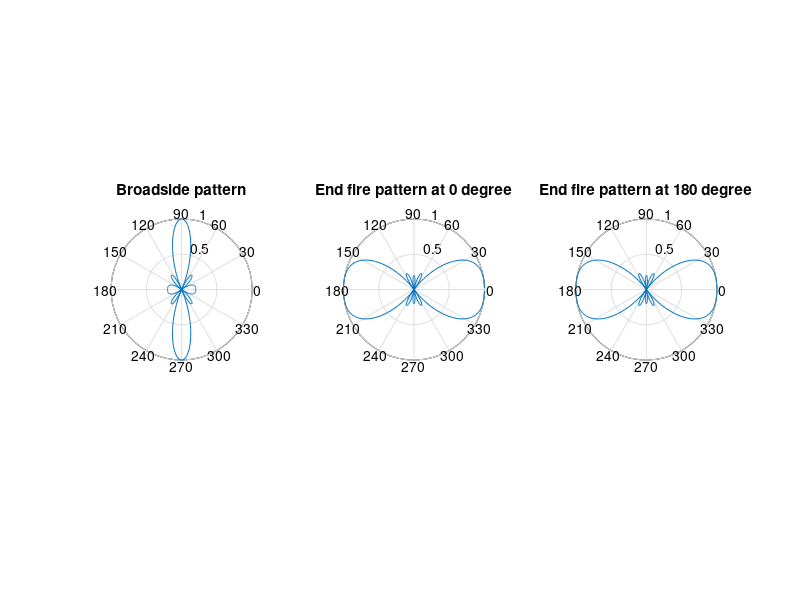

The MATLAB source for this figure:
clc
clear all;
close all;
N=input('Enter value of N : ');

theta=0:(pi/180):2*pi;

beta=0;
k=2*pi;
d=0.5;
psi=(k*d*cos(theta)+beta);
af=(sin(N*(psi/2))./(N*sin(psi/2)));
figure(1);
subplot(1,3,1);
polar(theta,af);
title('Broadside pattern')

k=2*pi;
d=0.5;
beta=-k*d;
psi=(k*d*cos(theta)+beta);
af=(sin(N*(psi/2))./(N*sin(psi/2)));
figure(1);
subplot(1,3,2);
polar(theta,af);
title('End fire pattern at 0 degree')

k=2*pi;
d=0.5;
beta=k*d;
psi=(k*d*cos(theta)+beta);
af=(sin(N*(psi/2))./(N*sin(psi/2)));
figure(1);
subplot(1,3,3);
polar(theta,af);
title('End fire pattern at 180 degree')